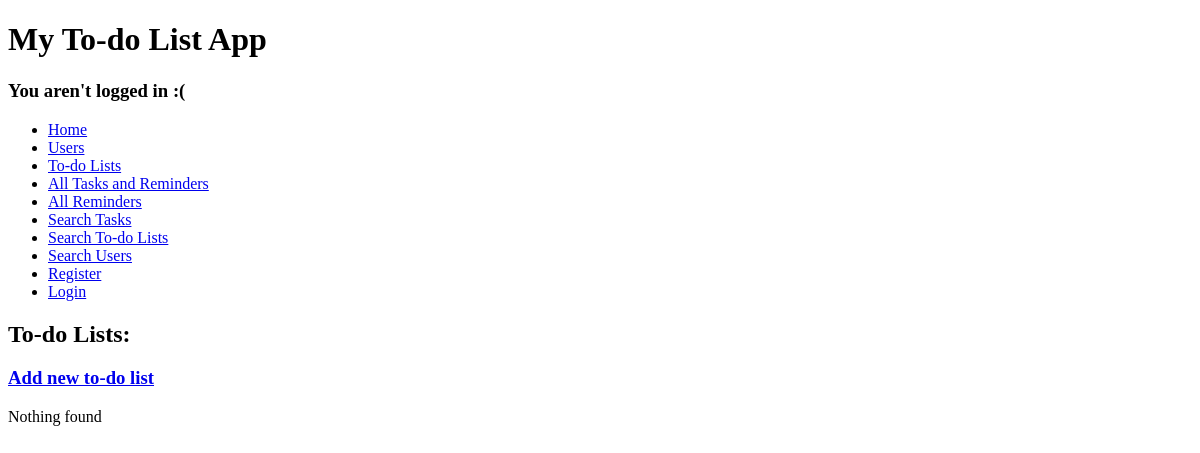
Before: /todos/toni@toni.com/ with the older database file.
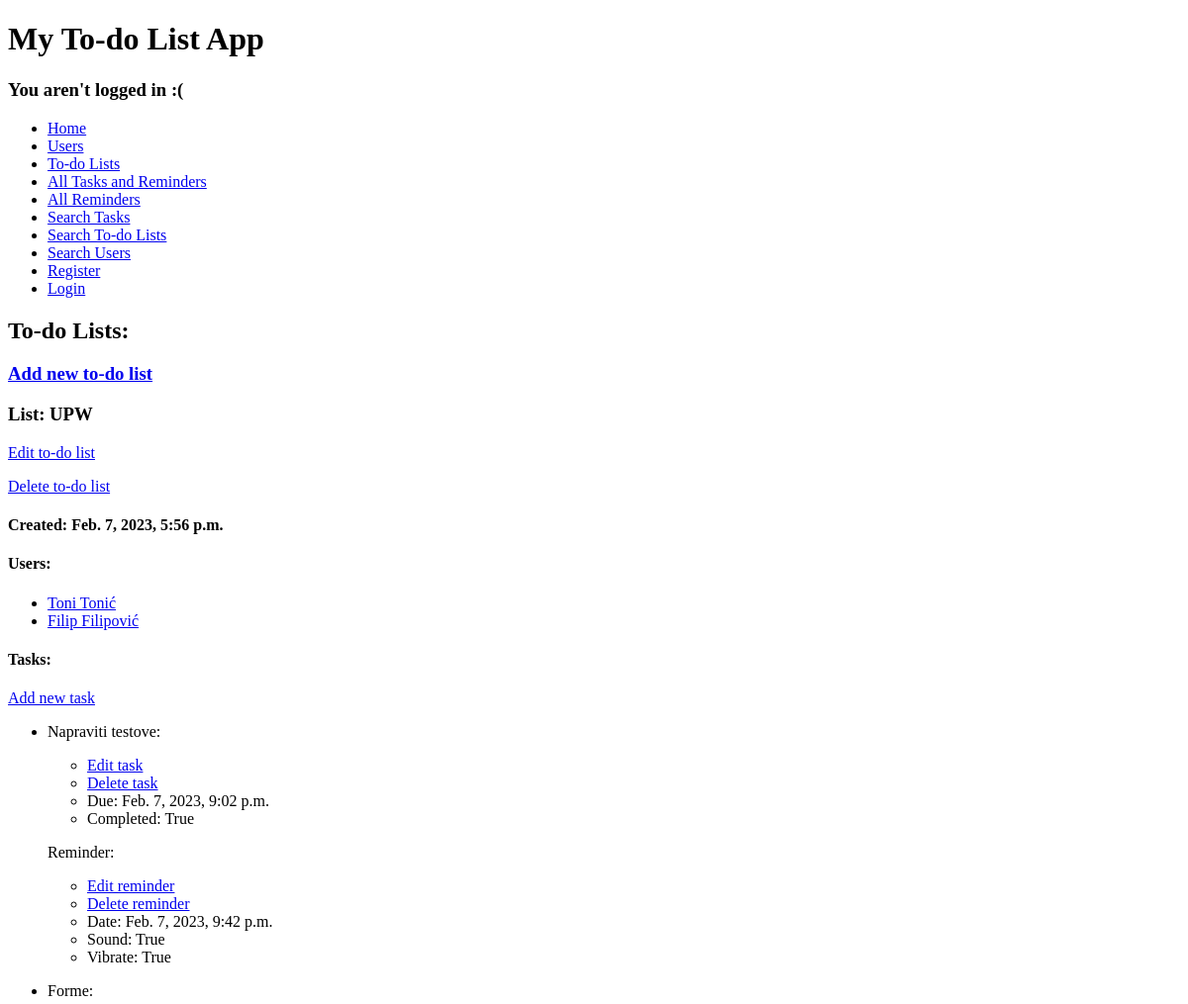
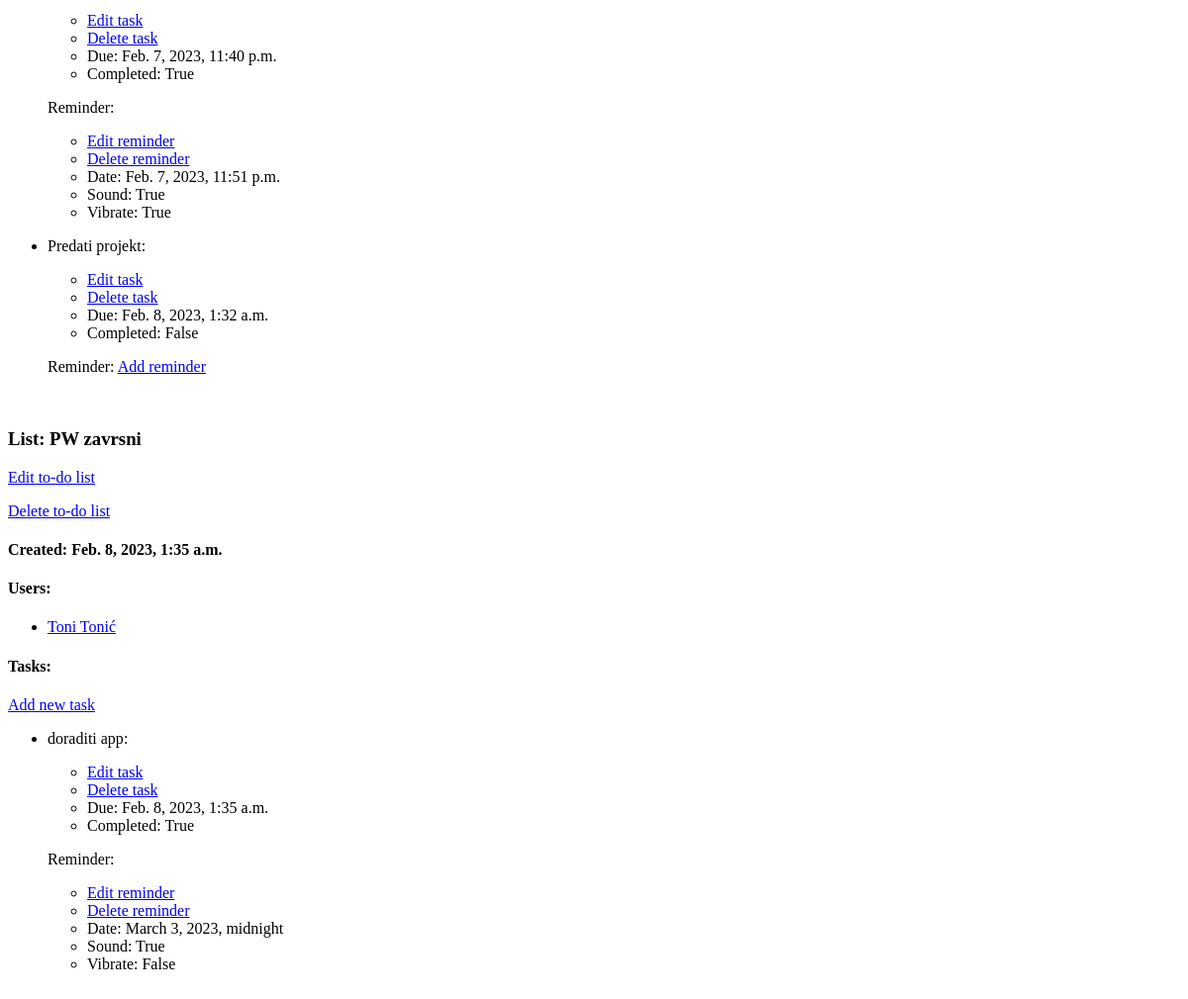
After: the same page with the newer database file (2 pictures, top to bottom).
### main/models.py (models this page shows, shortened)
class Todo(models.Model):
    todo_name = models.CharField(max_length=30)
    todo_users = models.ManyToManyField(User)
    todo_created = models.DateTimeField(default=timezone.now)
    def __str__(self):
        return self.todo_name

class User(models.Model):
    user_name = models.CharField(max_length=30)
    user_surname = models.CharField(max_length=50)
    user_email = models.EmailField()
    user_join_time = models.DateTimeField(default=timezone.now)
    def __str__(self):
        return f"{self.user_name} {self.user_surname}"

class Task(models.Model):
    task_name = models.CharField(max_length=30)
    task_completed = models.BooleanField(default=False)
    task_todo = models.ForeignKey(Todo, on_delete=models.CASCADE)
    task_time = models.DateTimeField(default=timezone.now)
    task_reminder = models.OneToOneField(Reminder, on_delete=models.SET_NULL, blank=True, null=True)
    def __str__(self):
        return self.task_name

class Reminder(models.Model):
    reminder_time = models.DateTimeField(default=timezone.now)
    reminder_sound = models.BooleanField(default=True)
    reminder_vibrate = models.BooleanField(default=True)

### main/views.py (the view)
# urls.py: path('todos/<email>/', TodoUserList.as_view(), name='user_todos'),
class TodoUserList(ListView):
    template_name = 'todo_list.html'
    def get_queryset(self):
        self.user = User.objects.filter(user_email=self.kwargs['email']).first()
        return Todo.objects.filter(todo_users__in=[self.user])

### templates/main/todo_list.html (shortened to what this page needs)
{% extends "base_generic.html" %}
{% block content %}
<h2>To-do Lists:</h2>
<a href="/todo/add"><h3>Add new to-do list</h3></a>
{% for todo in todo_list %}
    <h3>List: {{todo}}</h3>
    <a href="/todo/edit/{{todo.id}}"><p>Edit to-do list</p></a>
    <a href="/todo/delete/{{todo.id}}"><p>Delete to-do list</p></a>
    <h4>Created: {{todo.todo_created}}</h4>
    <h4>Users:</h4>
    <ul>
        {% for user in todo.todo_users.all %}
            <li>
                <a href="/users/{{user.user_email}}">{{user}}</a>
            </li>
        {% endfor %}
    </ul>
    <h4>Tasks:</h4>
    <a href="/task/add/{{todo.id}}"><p>Add new task</p></a>
    <ul>
        {% for task in todo.task_set.all %}
            <li>
                <p>
                    {{task}}:
                    <ul>
                        <li><a href="/task/edit/{{task.id}}">Edit task</a></li>
                        <li><a href="/task/delete/{{task.id}}">Delete task</a></li>
                        <li>Due: {{task.task_time}}</li>
                        <li>Completed: {{task.task_completed}}</li>
                    </ul>
                </p>
                {% if task.task_reminder %}
                    <p>
                        Reminder:
                        <ul>
                            <li><a href="/reminder/edit/{{task.task_reminder.id}}">Edit reminder</a></li>
                            <li><a href="/reminder/delete/{{task.task_reminder.id}}">Delete reminder</a></li>
                            <li>Date: {{task.task_reminder.reminder_time}}</li>
                            <li>Sound: {{task.task_reminder.reminder_sound}}</li>
                            <li>Vibrate: {{task.task_reminder.reminder_vibrate}}</li>
                        </ul>
                    </p>
                {% else %}
                    <p>Reminder: <a href="/reminder/add/{{task.id}}">Add reminder</a></p>
                {% endif %}
            </li>
        {% endfor %}
    </ul>
{% empty %}
    <tr><td colspan="6">Nothing found</td></tr>
{% endfor %}
{% endblock %}

Changed rows visible on the page:
added Todo: todo_name "UPW", todo_created "Feb. 7, 2023, 5:56 p.m."
added User: user_name+user_surname "Toni Tonić"
added User: user_name+user_surname "Filip Filipović", shown under "UPW"
added Task: task_name "Napraviti testove", task_time "Feb. 7, 2023, 9:02 p.m.", task_completed "True", task_reminder.reminder_time "Feb. 7, 2023, 9:42 p.m.", task_reminder.reminder_sound "True", task_reminder.reminder_vibrate "True", shown under "UPW"
added Task: task_name "Forme", task_time "Feb. 7, 2023, 11:40 p.m.", task_completed "True", task_reminder.reminder_time "Feb. 7, 2023, 11:51 p.m.", task_reminder.reminder_sound "True", task_reminder.reminder_vibrate "True", shown under "UPW"
added Task: task_name "Predati projekt", task_time "Feb. 8, 2023, 1:32 a.m.", task_completed "False", shown under "UPW"
added Todo: todo_name "PW zavrsni", todo_created "Feb. 8, 2023, 1:35 a.m."
added Task: task_name "doraditi app", task_time "Feb. 8, 2023, 1:35 a.m.", task_completed "True", task_reminder.reminder_time "March 3, 2023, midnight", task_reminder.reminder_sound "True", task_reminder.reminder_vibrate "False", shown under "PW zavrsni"
Other visible differences:
text no longer shown: "Nothing found"
